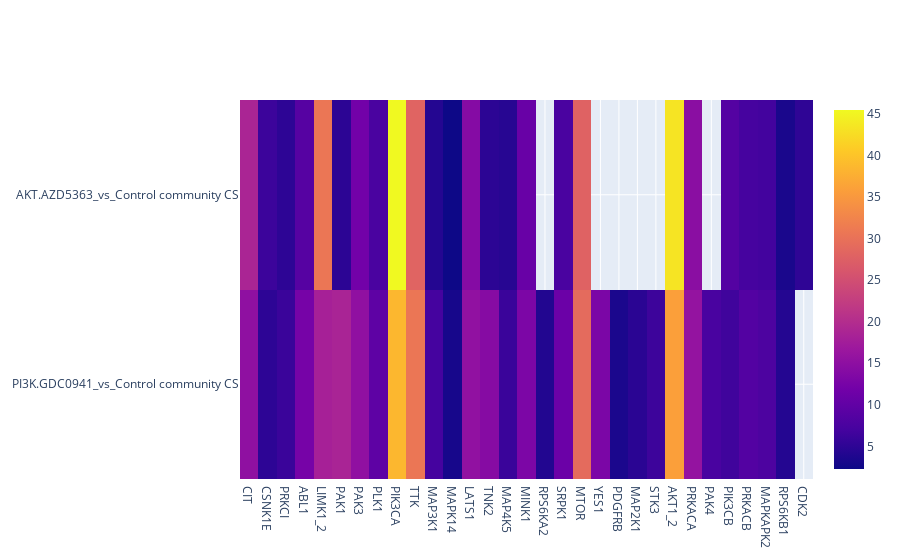

Notebook code for this chart:
### Code cell
#GDC0941(PI3K)[-] and AZD5363(AKT)[-]
[x2,y2,z2] = cs_calculation(treat_int=[1,2])

# HEATMAP
fig = go.Figure(data=go.Heatmap(
                z=z2,
                x=x2,
                y=y2,
                hoverongaps = False))
fig.show()

### Figure 1 — Plotly figure (JSON) as saved in the notebook; plotly's stock layout.template omitted (floating-point values rounded to 4 significant figures)
{"data": [{"hoverongaps": false, "type": "heatmap", "x": ["CIT", "CSNK1E", "PRKCI", "ABL1", "LIMK1_2", "PAK1", "PAK3", "PLK1", "PIK3CA", "TTK", "MAP3K1", "MAPK14", "LATS1", "TNK2", "MAP4K5", "MINK1", "RPS6KA2", "SRPK1", "MTOR", "YES1", "PDGFRB", "MAP2K1", "STK3", "AKT1_2", "PRKACA", "PAK4", "PIK3CB", "PRKACB", "MAPKAPK2", "RPS6KB1", "CDK2"], "y": ["PI3K.GDC0941_vs_Control community CS", "AKT.AZD5363_vs_Control community CS"], "z": [[15.15, 5, 6.03, 12.39, 18.09, 18.56, 15.25, 9.75, 38.57, 30.59, 7, 3.12, 15.38, 14.14, 6.08, 13.05, 4.09, 11.12, 29.05, 12.92, 3.47, 4.69, 6.33, 35.89, 15.71, 7.37, 6.56, 8.5, 7.82, 4.22, null], [18.75, 6.22, 5.01, 8.86, 30.72, 4.87, 11.87, 7.48, 45.47, 28.07, 4.22, 2.28, 14, 4.92, 4.47, 10.76, null, 7.54, 27.88, null, null, null, null, 43.31, 14.64, null, 8.56, 7.08, 6.81, 3.34, 5.15]]}], "layout": {}}
